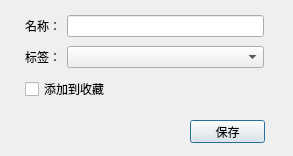
<?xml version="1.0" encoding="UTF-8"?>
<ui version="4.0">
 <class>S3dmSymbolSaveDlg</class>
 <widget class="QDialog" name="S3dmSymbolSaveDlg">
  <property name="geometry">
   <rect>
    <x>0</x>
    <y>0</y>
    <width>293</width>
    <height>156</height>
   </rect>
  </property>
  <property name="windowTitle">
   <string>另存为</string>
  </property>
  <widget class="QWidget" name="layoutWidget">
   <property name="geometry">
    <rect>
     <x>14</x>
     <y>1</y>
     <width>261</width>
     <height>114</height>
    </rect>
   </property>
   <layout class="QGridLayout" name="gridLayout">
    <item row="1" column="0">
     <widget class="QLabel" name="label_101">
      <property name="text">
       <string>标签：</string>
      </property>
     </widget>
    </item>
    <item row="0" column="0">
     <widget class="QLabel" name="label_1">
      <property name="text">
       <string>名称：</string>
      </property>
     </widget>
    </item>
    <item row="1" column="1">
     <widget class="QComboBox" name="mTags">
      <property name="acceptDrops">
       <bool>false</bool>
      </property>
      <property name="editable">
       <bool>false</bool>
      </property>
     </widget>
    </item>
    <item row="2" column="0" colspan="2">
     <widget class="QCheckBox" name="mFavorite">
      <property name="sizePolicy">
       <sizepolicy hsizetype="Maximum" vsizetype="Fixed">
        <horstretch>0</horstretch>
        <verstretch>0</verstretch>
       </sizepolicy>
      </property>
      <property name="text">
       <string>添加到收藏</string>
      </property>
     </widget>
    </item>
    <item row="0" column="1">
     <widget class="QLineEdit" name="mName"/>
    </item>
   </layout>
  </widget>
  <widget class="QPushButton" name="buttonSave">
   <property name="geometry">
    <rect>
     <x>190</x>
     <y>120</y>
     <width>75</width>
     <height>23</height>
    </rect>
   </property>
   <property name="text">
    <string>保存</string>
   </property>
  </widget>
 </widget>
 <layoutdefault spacing="6" margin="11"/>
 <resources/>
 <connections/>
</ui>
